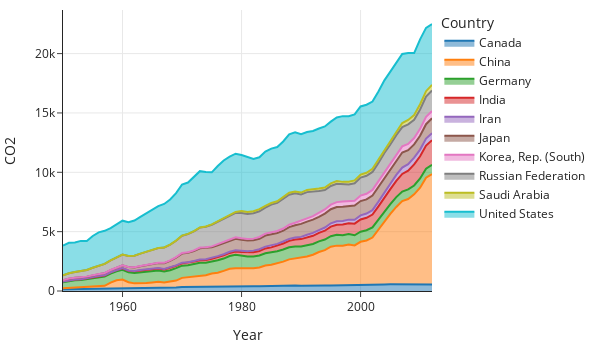

Write notebook code for a chart like this one.
### Code cell
px.area(top10, x='Year', y='CO2',
              color='Country', line_group='Country',
              width=600, height=350)
